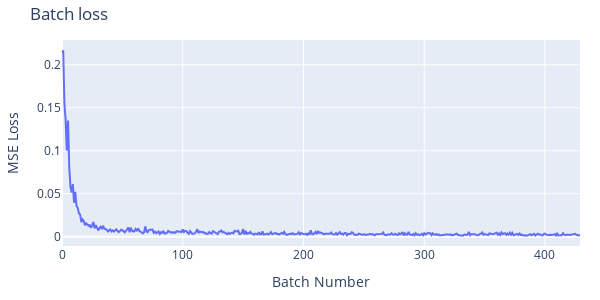

Here is the notebook cell this chart was saved with:
### Code cell
fig = px.line(df_losses, title="Batch loss", labels={"value": "MSE Loss", "index": "Batch Number"})
fig.update_layout(
    width=600,
    height=300,
    margin=dict(l=20, r=20, t=40, b=20),
    showlegend=False,
)
fig.write_image("../images/batch_loss.pdf")
fig.show()

### Figure 1 — Plotly figure (JSON) as saved in the notebook; plotly's stock layout.template omitted (floating-point values rounded to 4 significant figures; data arrays with more than 128 entries replaced by an {"elided": "..."} marker saying what was removed)
{"data": [{"hovertemplate": "variable=Batch Loss<br>Batch Number=%{x}<br>MSE Loss=%{y}<extra></extra>", "legendgroup": "Batch Loss", "line": {"color": "#636efa", "dash": "solid"}, "marker": {"symbol": "circle"}, "mode": "lines", "name": "Batch Loss", "orientation": "v", "showlegend": true, "type": "scatter", "x": {"elided": "430 int values"}, "xaxis": "x", "y": {"elided": "430 float values"}, "yaxis": "y"}], "layout": {"height": 300, "legend": {"title": {"text": "variable"}, "tracegroupgap": 0}, "margin": {"b": 20, "l": 20, "r": 20, "t": 40}, "showlegend": false, "title": {"text": "Batch loss"}, "width": 600, "xaxis": {"anchor": "y", "domain": [0, 1], "title": {"text": "Batch Number"}}, "yaxis": {"anchor": "x", "domain": [0, 1], "title": {"text": "MSE Loss"}}}}
